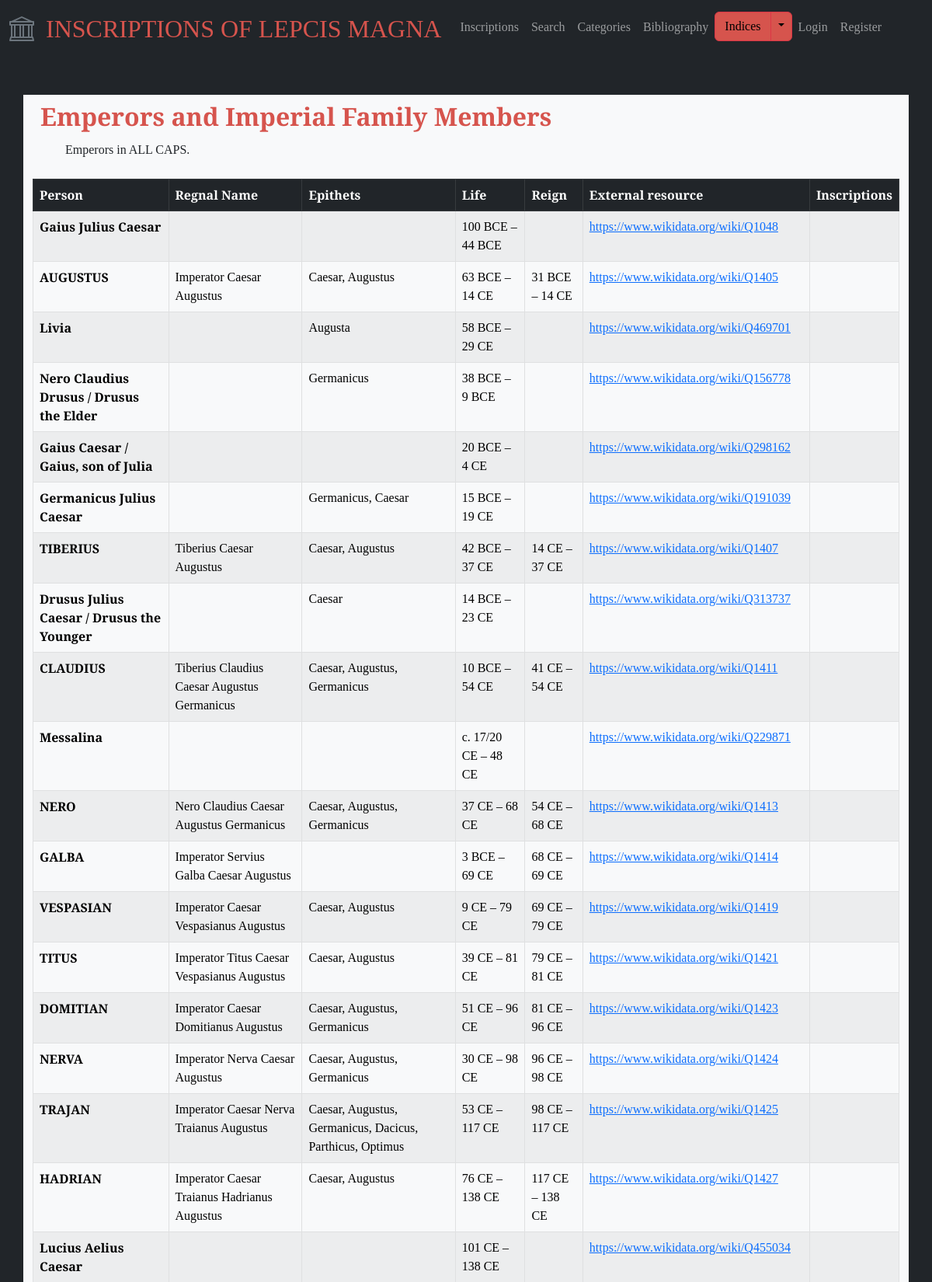
The page /emperors_imperial_family (upper part) on the database its author committed.
### lepcismagna/models.py (models this page shows, shortened)
class EmperorImperialFamily(models.Model):
    class Meta:
        verbose_name_plural = 'emperors and imperial family members'
    person = models.CharField(max_length=50, blank=True)
    regnal_name = models.CharField(max_length=255, blank=True)
    epithet = models.CharField(max_length=255, blank=True)
    life = models.CharField(max_length=25, blank=True)
    reign = models.CharField(max_length=25, blank=True)
    external_resource = models.URLField(max_length=255, blank=True)
    inscriptions = models.ManyToManyField('Inscription', blank=True)

### lepcismagna/views.py (the view)
# urls.py: path("emperors_imperial_family", views.emperors_imperial_family, name="emperors_imperial_family"),
def emperors_imperial_family(request):
    emperors_imperial_family = EmperorImperialFamily.objects.all()
    return render(request, "lepcismagna/emperors_imperial_family.html", {"emperors_imperial_family": emperors_imperial_family})

### lepcismagna/templates/lepcismagna/emperors_imperial_family.html (shortened to what this page needs)
{% extends "lepcismagna/layout.html" %} {% block body %}
<div class="index-header">
  <h2>Emperors and Imperial Family Members</h2>
  <ul class="index-header-list">
    <li>
      <p>
        Emperors in ALL CAPS.
      </p>
    </li>
  </ul>
</div>
<table class="table table-striped table-hover table-bordered">
  <thead class="table-dark">
    <tr>
      <th scope="col">Person</th>
      <th scope="col">Regnal Name</th>
      <th scope="col">Epithets</th>
      <th scope="col">Life</th>
      <th scope="col">Reign</th>
      <th scope="col">External resource</th>
      <th scope="col">Inscriptions</th>
    </tr>
  </thead>
  <tbody class="table-light">
    {% for emperor_imperial_family in emperors_imperial_family %}
    <tr>
      <th scope="row">{{ emperor_imperial_family.person }}</th>
      <td>{{ emperor_imperial_family.regnal_name }}</td>
      <td>{{ emperor_imperial_family.epithet }}</td>
      <td>{{ emperor_imperial_family.life }}</td>
      <td>{{ emperor_imperial_family.reign }}</td>
      <td><a href="{{ emperor_imperial_family.external_resource }}">{{ emperor_imperial_family.external_resource }}</a></td>
      <td>
      </td>
    </tr>
    {% endfor %}
  </tbody>
</table>
{% endblock %}

### lepcismagna/static/lepcismagna/styles.css (style rules this page uses)
body { font-family: "EB Garamond", serif; font-style: normal; font-variant: normal; }
h2 { color: #d6544d; font-size: 32px; font-weight: 700; line-height: 35px; margin-bottom: 15px; }
li:not(last-child) { margin-bottom: 5px; }
p { font-size: 16px; font-weight: 400; line-height: 22px; text-align: justify; }
.index-header { padding: 10px; }
.index-header-list { list-style: none; }

### rows shown on the page
EmperorImperialFamily: person "Gaius Julius Caesar", life "100 BCE – 44 BCE", external_resource "https://www.wikidata.org/wiki/Q1048"
EmperorImperialFamily: person "AUGUSTUS", regnal_name "Imperator Caesar Augustus", epithet "Caesar, Augustus", life "63 BCE – 14 CE", reign "31 BCE – 14 CE", external_resource "https://www.wikidata.org/wiki/Q1405"
EmperorImperialFamily: person "Livia", epithet "Augusta", life "58 BCE – 29 CE", external_resource "https://www.wikidata.org/wiki/Q469701"
EmperorImperialFamily: person "Nero Claudius Drusus / Drusus the Elder", epithet "Germanicus", life "38 BCE – 9 BCE", external_resource "https://www.wikidata.org/wiki/Q156778"
EmperorImperialFamily: person "Gaius Caesar / Gaius, son of Julia", life "20 BCE – 4 CE", external_resource "https://www.wikidata.org/wiki/Q298162"
EmperorImperialFamily: person "Germanicus Julius Caesar", epithet "Germanicus, Caesar", life "15 BCE – 19 CE", external_resource "https://www.wikidata.org/wiki/Q191039"
EmperorImperialFamily: person "TIBERIUS", regnal_name "Tiberius Caesar Augustus", epithet "Caesar, Augustus", life "42 BCE – 37 CE", reign "14 CE – 37 CE", external_resource "https://www.wikidata.org/wiki/Q1407"
EmperorImperialFamily: person "Drusus Julius Caesar / Drusus the Younger", epithet "Caesar", life "14 BCE – 23 CE", external_resource "https://www.wikidata.org/wiki/Q313737"
EmperorImperialFamily: person "CLAUDIUS", regnal_name "Tiberius Claudius Caesar Augustus Germanicus", epithet "Caesar, Augustus, Germanicus", life "10 BCE – 54 CE", reign "41 CE – 54 CE", external_resource "https://www.wikidata.org/wiki/Q1411"
EmperorImperialFamily: person "Messalina", life "c. 17/20 CE – 48 CE", external_resource "https://www.wikidata.org/wiki/Q229871"
EmperorImperialFamily: person "NERO", regnal_name "Nero Claudius Caesar Augustus Germanicus", epithet "Caesar, Augustus, Germanicus", life "37 CE – 68 CE", reign "54 CE – 68 CE", external_resource "https://www.wikidata.org/wiki/Q1413"
EmperorImperialFamily: person "GALBA", regnal_name "Imperator Servius Galba Caesar Augustus", life "3 BCE – 69 CE", reign "68 CE – 69 CE", external_resource "https://www.wikidata.org/wiki/Q1414"
EmperorImperialFamily: person "VESPASIAN", regnal_name "Imperator Caesar Vespasianus Augustus", epithet "Caesar, Augustus", life "9 CE – 79 CE", reign "69 CE – 79 CE", external_resource "https://www.wikidata.org/wiki/Q1419"
EmperorImperialFamily: person "TITUS", regnal_name "Imperator Titus Caesar Vespasianus Augustus", epithet "Caesar, Augustus", life "39 CE – 81 CE", reign "79 CE – 81 CE", external_resource "https://www.wikidata.org/wiki/Q1421"
EmperorImperialFamily: person "DOMITIAN", regnal_name "Imperator Caesar Domitianus Augustus", epithet "Caesar, Augustus, Germanicus", life "51 CE – 96 CE", reign "81 CE – 96 CE", external_resource "https://www.wikidata.org/wiki/Q1423"
EmperorImperialFamily: person "NERVA", regnal_name "Imperator Nerva Caesar Augustus", epithet "Caesar, Augustus, Germanicus", life "30 CE – 98 CE", reign "96 CE – 98 CE", external_resource "https://www.wikidata.org/wiki/Q1424"
EmperorImperialFamily: person "TRAJAN", regnal_name "Imperator Caesar Nerva Traianus Augustus", epithet "Caesar, Augustus, Germanicus, Dacicus, Parthicus, Optimus", life "53 CE – 117 CE", reign "98 CE – 117 CE", external_resource "https://www.wikidata.org/wiki/Q1425"
EmperorImperialFamily: person "HADRIAN", regnal_name "Imperator Caesar Traianus Hadrianus Augustus", epithet "Caesar, Augustus", life "76 CE – 138 CE", reign "117 CE – 138 CE", external_resource "https://www.wikidata.org/wiki/Q1427"
EmperorImperialFamily: person "Lucius Aelius Caesar", life "101 CE – 138 CE", external_resource "https://www.wikidata.org/wiki/Q455034"
